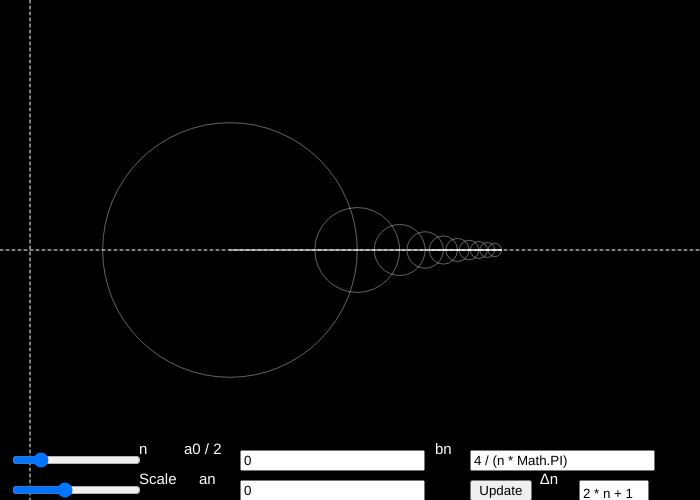
Frame 1 (no input)
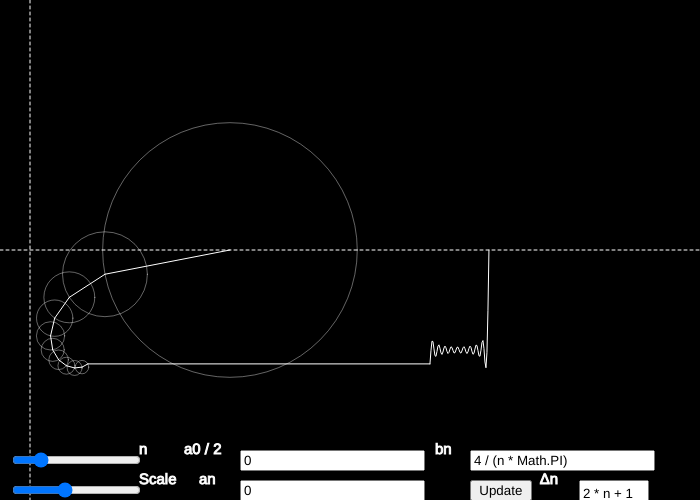
Frame 60 (no input)
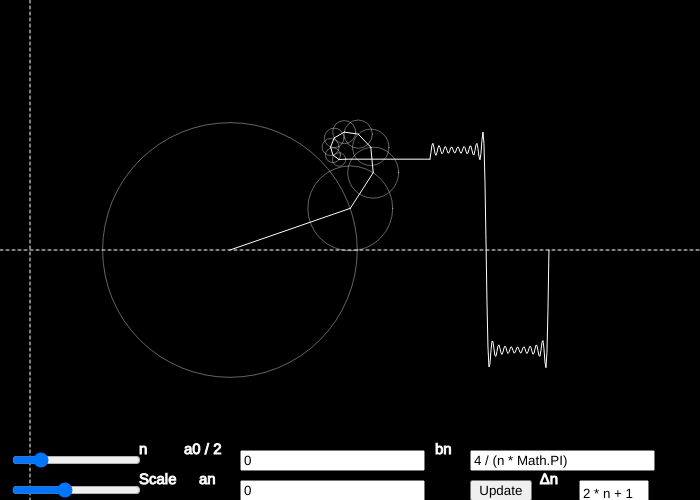
Frame 120 (the mouse pressed at the canvas centre since frame 60)

The p5.js sketch that drew these frames (run headless with seeded random() and noise() and a simulated clock; from frame 60 on, the mouse is pressed at the canvas centre):

// p5.js sketch
// ── sketch.js
// Fourier Series
// Jkutkut
// Based on the code from the coding train:
// https://thecodingtrain.com/CodingChallenges/125-fourier-series.html

let time = 0;
let wave = []; // the actual respresentation. Only the y values (f(x)) are stored

let nSlider, eSlider, a0Input, anInput, updateBtn; // UI
let a0, an, bn, dN; // parameters to generate the series 
let initialX; period = 2 * Math.PI; // Period of the function

let xCoord = function(ele){
    return ele.x + ele.width;
}


function updateF(){ //Change the fourier series based on an, bn and a0
    predN = dN
    try{
        if(!RegExp("n").test(dNInput.value())){
            throw "No \"n\" found. Make sure to use the minus symbol.";
        }
        if(!RegExp("^[n0-9+\\-*\\/ ()]+$").test(dNInput.value())){
            throw "The syntax is not correct.";
        }
        eval("dN = function(n){return " + dNInput.value() + "}");
        if (dN(3) == 3){
            throw "This value can not be the identity \"n\".";
        }
    }
    catch(error){
        console.log("Invalid value of Δn. It should be like \"n + 1\", \"2 * n + 1\"");
        console.log(error);
        alert("Invalid value of Δn. It should be like \"n + 1\", \"2 * n + 1\"\n"+error);
        dN = predN;
    }

    preA0 = a0
    try{
        if(isNaN(eval(a0Input.value())) || typeof eval(a0Input.value()) != "number"){
            throw "a0 must be a number!";
        }
        a0 = eval(a0Input.value())
    }
    catch(error){
        console.log("Invalid value of a0.");
        console.log(error);
        alert("Invalid value of a0.\n"+error);
        a0 = preA0;
    }

    preAn = an;
    try{
        if(!RegExp("^[n0-9+\\-*\\/ ()Math\\.,PIEpowsqr]+$").test(anInput.value())){
            throw "The syntax is not correct.";
        }
        eval("an = function(n){return " + anInput.value() + "}");
    }
    catch(error){
        console.log("Invalid value of an.");
        console.log(error);
        alert("Invalid value of an.\n"+error);
        an = preAn;
    }

    preBn = bn;
    try{
        if(!RegExp("^[n0-9+\\-*\\/ ()Math\\.,PIEpowsqr]+$").test(bnInput.value())){
            throw "The syntax is not correct.";
        }
        eval("bn = function(n){return " + bnInput.value() + "}");
    }
    catch(error){
        console.log("Invalid value of bn.");
        console.log(error);
        alert("Invalid value of bn.\n"+error);
        bn = preBn;
    }

    wave = [];
    initialX = Math.abs(a0) * eSlider.value();
    for(let i = 0; i < nSlider.value(); i++){
        let n = i + dN(i)
        initialX += (Math.abs(an(n)) + Math.abs(bn(n))) * eSlider.value();
    }
}

function linedash(x1, y1, x2, y2, delta, style = '-') {
    // delta is both the length of a dash, the distance between 2 dots/dashes, and the diameter of a round
    let distance = dist(x1,y1,x2,y2);
    let dashNumber = distance/delta;
    let xDelta = (x2-x1)/dashNumber;
    let yDelta = (y2-y1)/dashNumber;

    for (let i = 0; i < dashNumber; i+= 2) {
        let xi1 = i*xDelta + x1;
        let yi1 = i*yDelta + y1;
        let xi2 = (i+1)*xDelta + x1;
        let yi2 = (i+1)*yDelta + y1;

        if (style == '-') { line(xi1, yi1, xi2, yi2); }
        else if (style == '.') { point(xi1, yi1); }
        else if (style == 'o') { ellipse(xi1, yi1, delta/2); }
    }
}

function setup() {
  createCanvas(700, 500);
  // Sliders
  nSlider = createSlider(1, 50, 10);
  nSlider.position(10, height - 50);
  eSlider = createSlider(1, 250, 100);
  eSlider.position(10, height - 20);
  
  // Inputs
  a0Input = createInput("0")
  a0Input.position(nSlider.x + 230, nSlider.y)

  anInput = createInput("0")
  anInput.position(eSlider.x + 230, eSlider.y)

  bnInput = createInput("4 / (n * Math.PI)")
  bnInput.position(a0Input.x + 230, nSlider.y)

  dNInput = createInput("2 * n + 1")
  dNInput.position(bnInput.x + 109, eSlider.y)
  dNInput.size(bnInput.width / 3, bnInput.height)

  //Button:
  updateBtn = createButton("Update")
  updateBtn.position(anInput.x + 230, eSlider.y)
  updateBtn.size(bnInput.width / 3, bnInput.height)
  updateBtn.mousePressed(updateF)

  textSize(15);
  textAlign(LEFT, CENTER);

  updateF()
}

function draw() {
  background(0);
  fill(255)
  text('n', xCoord(nSlider), nSlider.y);
  text('Scale', xCoord(eSlider), eSlider.y);
  text('a0 / 2', xCoord(nSlider) + 45, nSlider.y);
  text('an', xCoord(eSlider) + 60, eSlider.y);
  text('bn', xCoord(a0Input) + 10, nSlider.y);
  text('Δn', xCoord(updateBtn) + 8, updateBtn.y);


  

  translate(0, height / 2);
  
  stroke(255); // make the axis white
  linedash(0, 0, width, 0, 3)
  linedash(30, -height / 2, 30, height / 2, 3)


  let number = (height / 2) / eSlider.value(); //number of possible - that fit on the 1:1 scale on each side
  let ePerDash = 1;
  while (number > 10){
    number = number / 2;
    ePerDash *= 2;
  }

  let dY = ePerDash * eSlider.value();
  for(let i = 0; i < number; i++){
    let y = i * dY;
    line(-65, y, -75, y);
    line(-65, -y, -75, -y);
    let m = i * ePerDash;
    print(m)
    if (m % 1 == 0){
        textAlign(RIGHT)
        text((-m).toString(), -75, y)
        text((m).toString(), -75, -y)
        textAlign(LEFT, CENTER)
    }
  }

  translate(initialX, 0); //Initial position
  
  let x = 0
  let y = a0 * eSlider.value(); // coordinates of the center of the actual circle
  
  let useAn = an.toString() != "function(n){return 0}"; // CAN BE ON UPDATE
  let useBn = bn.toString() != "function(n){return 0}";

  for (let i = 0; i < nSlider.value(); i++) {
    let n = dN(i);
    let angle = (2 * Math.PI * n * time) / (period);
    let prevx, prevy; // Coordinates of the previous circle's center
    let radius;
    // an:
    if (useAn){
        prevx = x, prevy = y; // Coordinates of the previous circle's center
        
        y += (an(n) * cos(angle)) * eSlider.value();
        // y += (a0 + an(n) * sin(angle)) * eSlider.value();
        x += (an(n) * sin(angle)) * eSlider.value();
        // x += (a0 + an(n) * cos(angle)) * eSlider.value();
        radius = an(n) * eSlider.value()
        
        stroke(255, 100); // make the line white with some alpha
        noFill(); // empty circle
        ellipse(prevx, prevy, radius * 2); // Draw circle
        
        stroke(255); // make the line pure white
        line(prevx, prevy, x, y); // Draw the radius of the circle
    }

    // bn:
    if (useBn){
        prevx = x, prevy = y; // Coordinates of the previous circle's center

        y += (bn(n) * sin(angle)) * eSlider.value()
        x += (bn(n) * cos(angle)) * eSlider.value()
        radius = bn(n) * eSlider.value()
        
        stroke(255, 100); // make the line white with some alpha
        noFill(); // empty circle
        ellipse(prevx, prevy, radius * 2); // Draw circle
        
        stroke(255); // make the line pure white
        line(prevx, prevy, x, y); // Draw the radius of the circle
    }
  }
  
  wave.unshift(y);


  translate(200, 0);
  line(x - 200, y, 0, wave[0]);
  beginShape(); // Start drawing the wave
  noFill();
  for (let i = 0; i < wave.length; i++) {
    vertex(i, wave[i]);
  }
  endShape();

//   time += 0.01;
  time += 0.05;


  if (wave.length > width - 300) { // No need to store all the wave, remove the end when it gets out of the window
    wave.pop();
  }
}
